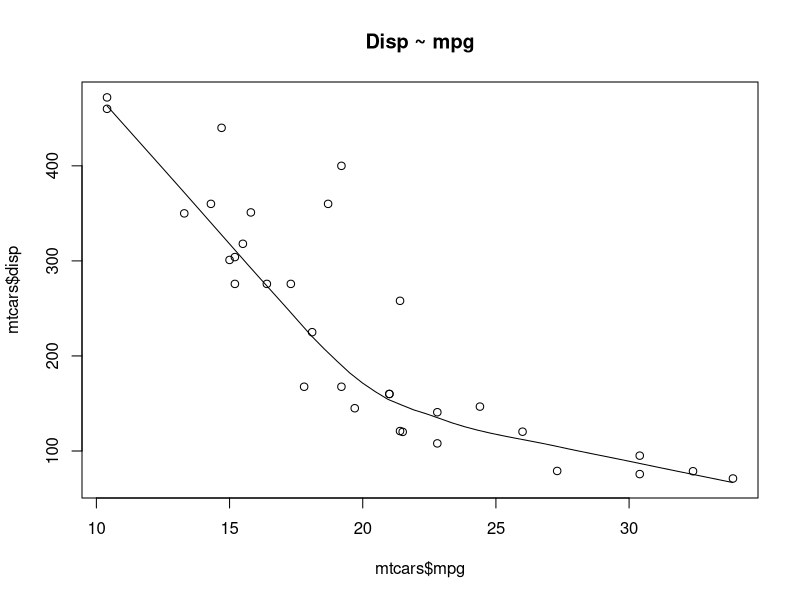
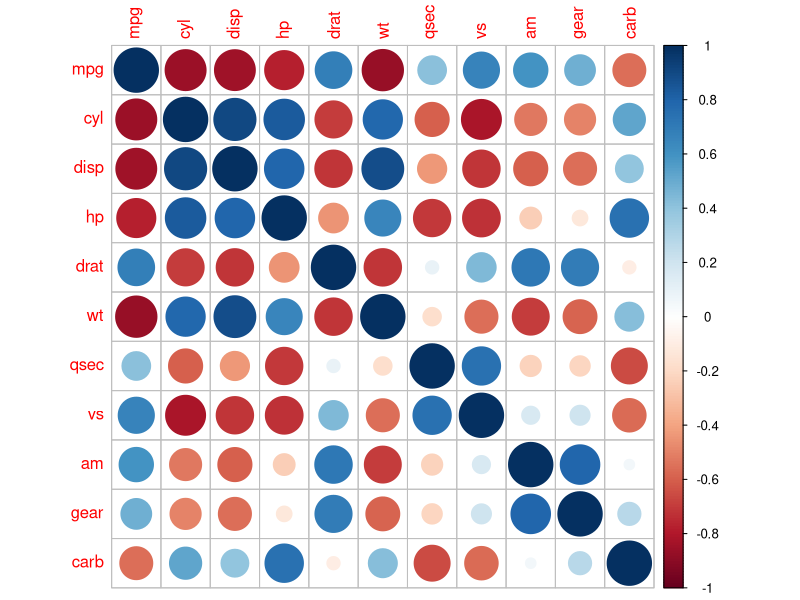
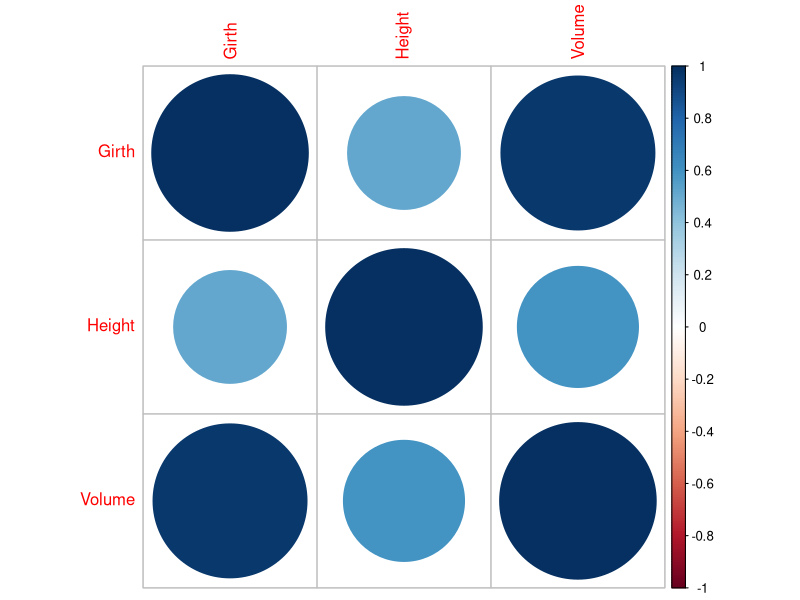
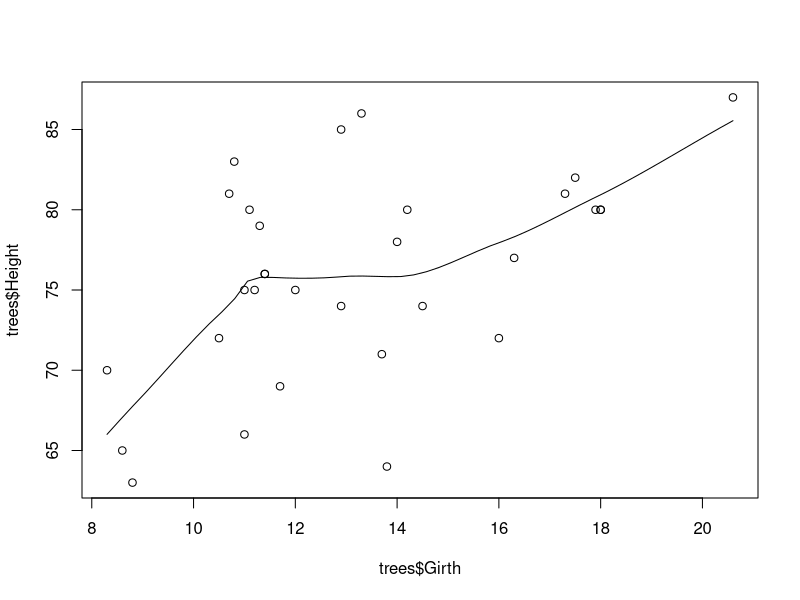
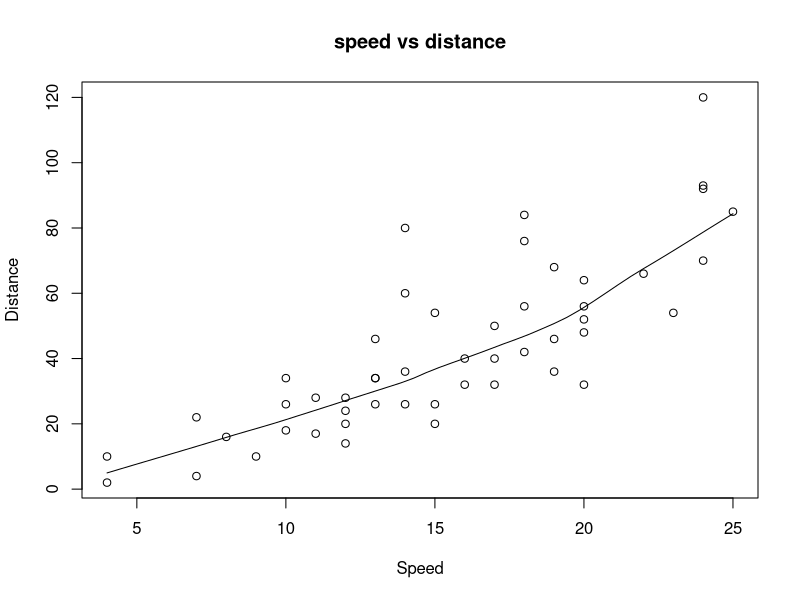

Write R code to recreate these figures, in order.
data("mtcars")
scatter.smooth(x=mtcars$mpg, y=mtcars$disp, main="Disp ~ mpg")
cor.test(mtcars$mpg, mtcars$disp)
cor_result <- cor.test(mtcars$mpg, mtcars$disp)
cor_result$estimate
cor_result$p.value

install.packages("corrplot")
library(corrplot)
corrplot(cor(mtcars))

data(trees)
corrplot(cor(trees))
cor.test(trees$Girth, trees$Height)
cor.test(trees$Girth, trees$Volume)
cor.test(trees$Height, trees$Volume)
scatter.smooth(x=trees$Girth, y=trees$Height)

Class <- data.frame (
  flower_height = c(1,2,3,4,5,6,7,8,9,10),
  number_of_petals = c(11,12,13,14,15,16,17,18,19,20),
  length_of_roots = c(21,22,23,24,25,26,27,28,29,30)
)

t_test_result <- t.test(Class$flower_height, Class$number_of_petals )
print(t_test_result)
t_test_result$p.value


data2 <- data.frame(
  group = rep(c("Group1", "Group2", "Group3"), each = 10), 
  value = rnorm(30)
)
res_aov <- aov(value ~ group, data = data2)
TukeyHSD(res_aov)

linear_mod <- lm(dist ~ speed, data = cars)
data("cars")

linear_mod2 <- lm(mpg ~ disp + qsec, data = mtcars)
summary(linear_mod2)

#is the speed and distance between cars significant using the "cars" data
activity <- t.test(cars$speed, cars$dist)
scatter.smooth(x = cars$speed, y = cars$dist,
               main = "speed vs distance",
               xlab = "Speed",
               ylab = "Distance"
)
